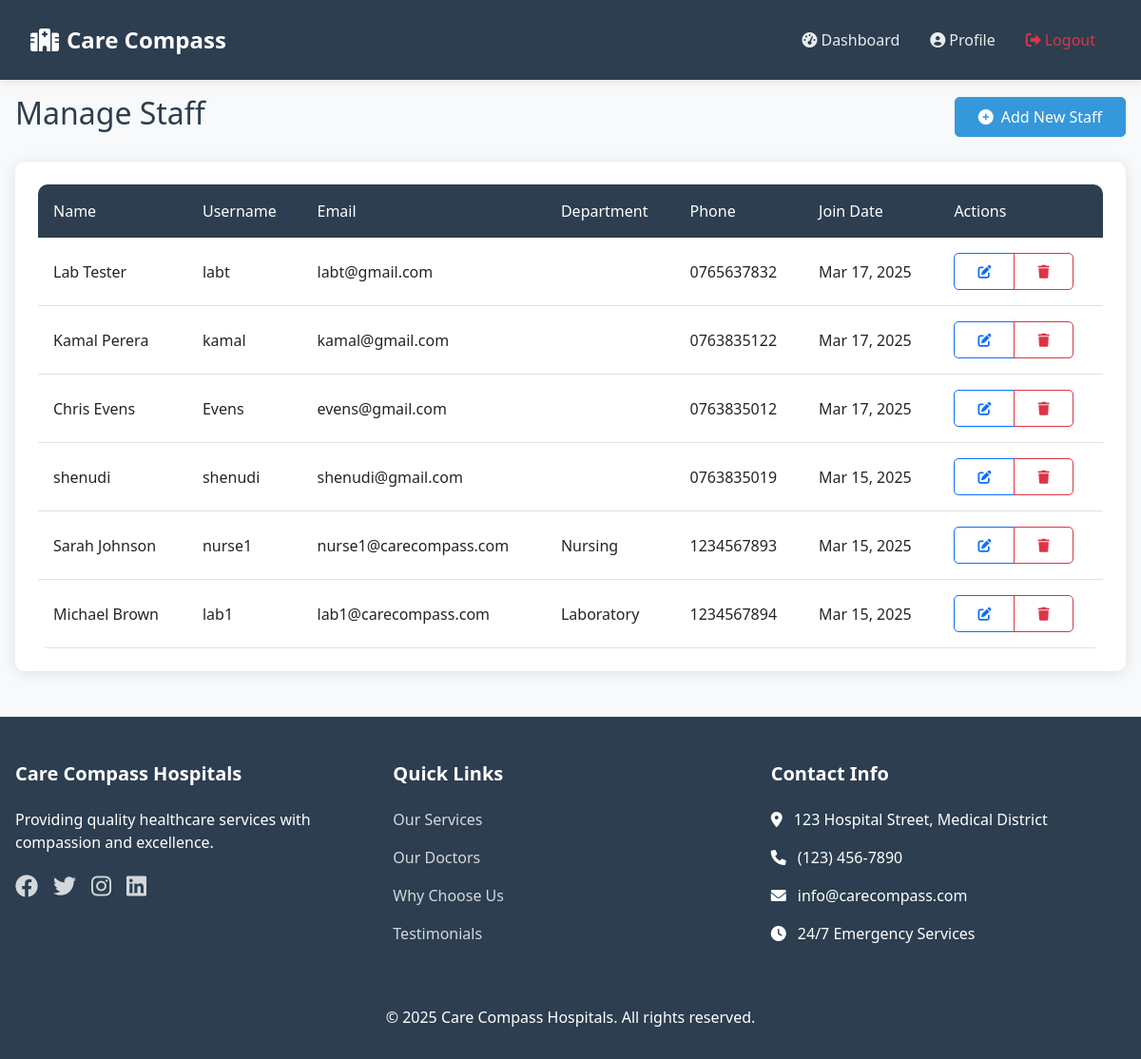
Page /admin/manage_staff.php (signed in) on the committed database.
### tables this page shows
CREATE TABLE users (
                id INTEGER PRIMARY KEY AUTOINCREMENT,
                username TEXT UNIQUE NOT NULL,
                password TEXT NOT NULL,
                email TEXT UNIQUE NOT NULL,
                first_name TEXT NOT NULL,
                last_name TEXT,
                phone TEXT,
                user_type TEXT NOT NULL CHECK(user_type IN ("admin", "doctor", "patient", "staff")),
                specialization TEXT,
                last_login DATETIME,
                created_at DATETIME DEFAULT CURRENT_TIMESTAMP
            , consultation_fee DECIMAL(10,2) DEFAULT 0.00);

### admin/manage_staff.php (the view, shortened to what this page needs)
<?php
require_once '../includes/header.php';
$db = getDBConnection();
$stmt = $db->prepare('
    SELECT id, username, email, first_name, last_name, phone, specialization, created_at
    FROM users
    WHERE user_type = "staff"
    ORDER BY created_at DESC
');
$result = $stmt->execute();
?>
<div class="container py-4">
    <div class="d-flex justify-content-between align-items-center mb-4">
        <h2>Manage Staff</h2>
        <button type="button" class="btn btn-primary" data-bs-toggle="modal" data-bs-target="#addStaffModal">
            <i class="fas fa-plus-circle me-2"></i>Add New Staff
        </button>
    </div>
    <div class="card">
        <div class="card-body">
            <div class="table-responsive">
                <table class="table table-hover">
                    <thead>
                        <tr>
                            <th>Name</th>
                            <th>Username</th>
                            <th>Email</th>
                            <th>Department</th>
                            <th>Phone</th>
                            <th>Join Date</th>
                            <th>Actions</th>
                        </tr>
                    </thead>
                    <tbody>
                        <?php
                        while ($staff = $result->fetchArray(SQLITE3_ASSOC)):
                        ?>
                        <tr>
                            <td><?php echo htmlspecialchars($staff['first_name'] . ' ' . $staff['last_name']); ?></td>
                            <td><?php echo htmlspecialchars($staff['username']); ?></td>
                            <td><?php echo htmlspecialchars($staff['email']); ?></td>
                            <td><?php echo htmlspecialchars($staff['specialization']); ?></td>
                            <td><?php echo htmlspecialchars($staff['phone']); ?></td>
                            <td><?php echo date('M j, Y', strtotime($staff['created_at'])); ?></td>
                            <td>
                                <div class="btn-group btn-group-sm">
                                    <button type="button" class="btn btn-outline-primary edit-staff"
                                            data-bs-toggle="modal" data-bs-target="#editStaffModal"
                                            data-id="<?php echo $staff['id']; ?>"
                                            data-firstname="<?php echo htmlspecialchars($staff['first_name']); ?>"
                                            data-lastname="<?php echo htmlspecialchars($staff['last_name']); ?>"
                                            data-email="<?php echo htmlspecialchars($staff['email']); ?>"
                                            data-phone="<?php echo htmlspecialchars($staff['phone']); ?>"
                                            data-specialization="<?php echo htmlspecialchars($staff['specialization']); ?>">
                                        <i class="fas fa-edit"></i>
                                    </button>
                                    <button type="button" class="btn btn-outline-danger delete-staff"
                                            data-id="<?php echo $staff['id']; ?>"
                                            data-name="<?php echo htmlspecialchars($staff['first_name'] . ' ' . $staff['last_name']); ?>">
                                        <i class="fas fa-trash"></i>
                                    </button>
                                </div>
                            </td>
                        </tr>
                        <?php endwhile; ?>
                    </tbody>
                </table>
            </div>
        </div>
    </div>
</div>
<?php require_once '../includes/footer.php'; ?>

### includes/header.php (shortened to what this page needs)
<?php
function getBaseUrl() {
    $path = $_SERVER['PHP_SELF'];
    $directory = dirname($path);
    if (strpos($directory, '/admin') !== false ||
        strpos($directory, '/patient') !== false ||
        strpos($directory, '/staff') !== false ||
        strpos($directory, '/doctor') !== false ||
        strpos($directory, '/lab') !== false) {
        return '..';
    }
    return '.';
}
?>
<!DOCTYPE html>
<html lang="en">
<head>
    <link href="https://cdn.jsdelivr.net/npm/bootstrap@5.3.0/dist/css/bootstrap.min.css" rel="stylesheet">
    <link rel="stylesheet" href="https://cdnjs.cloudflare.com/ajax/libs/font-awesome/6.0.0/css/all.min.css">
    <link rel="stylesheet" href="<?php echo getBaseUrl(); ?>/css/common.css">
</head>
<body>
    <nav class="navbar navbar-expand-lg fixed-top">
        <div class="container">
            <a class="navbar-brand" href="<?php echo getBaseUrl(); ?>/index.php">
                <i class="fas fa-hospital-alt me-2"></i>Care Compass
            </a>
            <div class="collapse navbar-collapse" id="navbarNav">
                <ul class="navbar-nav ms-auto">
                    <?php if (isset($_SESSION['user_id'])): ?>
                        <?php if ($_SESSION['user_type'] === 'admin'): ?>
                            <li class="nav-item">
                                <a class="nav-link" href="<?php echo getBaseUrl(); ?>/admin/dashboard.php">
                                    <i class="fas fa-tachometer-alt me-1"></i>Dashboard
                                </a>
                            </li>
                            <li class="nav-item">
                                <a class="nav-link" href="<?php echo getBaseUrl(); ?>/admin/profile.php">
                                    <i class="fas fa-user-circle me-1"></i>Profile
                                </a>
                            </li>
                        <?php endif; ?>
                        <li class="nav-item">
                            <a class="nav-link text-danger" href="<?php echo getBaseUrl(); ?>/logout.php">
                                <i class="fas fa-sign-out-alt me-1"></i>Logout
                            </a>
                        </li>
                    <?php endif; ?>
                </ul>
            </div>
        </div>
    </nav>

### includes/footer.php (shortened to what this page needs)
    <footer>
    <div class="container">
        <div class="row">
            <div class="col-md-4 mb-4">
                <h4 class="footer-title">Care Compass Hospitals</h4>
                <p>Providing quality healthcare services with compassion and excellence.</p>
                <div class="social-links mt-3">
                    <a href="#"><i class="fab fa-facebook"></i></a>
                    <a href="#"><i class="fab fa-twitter"></i></a>
                    <a href="#"><i class="fab fa-instagram"></i></a>
                    <a href="#"><i class="fab fa-linkedin"></i></a>
                </div>
            </div>
            <div class="col-md-4 mb-4">
                <h4 class="footer-title">Quick Links</h4>
                <ul class="footer-links">
                    <li><a href="<?php echo getBaseUrl(); ?>/#services">Our Services</a></li>
                    <li><a href="<?php echo getBaseUrl(); ?>/#doctors">Our Doctors</a></li>
                    <li><a href="<?php echo getBaseUrl(); ?>/#features">Why Choose Us</a></li>
                    <li><a href="<?php echo getBaseUrl(); ?>/#testimonials">Testimonials</a></li>
                </ul>
            </div>
            <div class="col-md-4 mb-4">
                <h4 class="footer-title">Contact Info</h4>
                <ul class="footer-links">
                    <li><i class="fas fa-map-marker-alt me-2"></i> 123 Hospital Street, Medical District</li>
                    <li><i class="fas fa-phone me-2"></i> (123) 456-7890</li>
                    <li><i class="fas fa-envelope me-2"></i> info@carecompass.com</li>
                    <li><i class="fas fa-clock me-2"></i> 24/7 Emergency Services</li>
                </ul>
            </div>
        </div>
        <div class="text-center mt-4">
            <p>&copy; <?php echo date('Y'); ?> Care Compass Hospitals. All rights reserved.</p>
        </div>
    </div>
</footer>

### css/common.css (style rules this page uses)
:root { --primary-color: #2c3e50; --secondary-color: #3498db; --light-bg: #f8f9fa; --dark-text: #2c3e50; --light-text: #6c757d; }
body { font-family: 'Segoe UI', Tahoma, Geneva, Verdana, sans-serif; color: var(--dark-text); min-height: 100vh; display: flex; flex-direction: column; margin: 0; padding-top: 76px; position: relative; background-color: var(--light-bg); }
.navbar { background-color: var(--primary-color); transition: all 0.3s ease; box-shadow: 0 2px 10px rgba(0, 0, 0, 0.1); padding: 1rem; position: fixed; top: 0; left: 0; right: 0; z-index: 1030; }
.navbar-brand { font-size: 1.5rem; font-weight: 600; color: white !important; padding: 0.5rem 0; margin-right: 2rem; }
.navbar-nav { margin-left: auto; align-items: center; }
.nav-link { font-weight: 500; color: rgba(255, 255, 255, 0.9) !important; transition: all 0.3s ease; padding: 0.5rem 1rem !important; position: relative; white-space: nowrap; }
.nav-link.text-danger { color: #dc3545 !important; }
.container { max-width: 1200px; margin: 0 auto; padding: 0 1rem; }
.card { background: white; border: none; border-radius: 10px; box-shadow: 0 2px 15px rgba(0, 0, 0, 0.1); transition: all 0.3s ease; margin-bottom: 1.5rem; }
.card-body { padding: 1.5rem; }
.table-responsive { margin: 0; border-radius: 10px; overflow: hidden; }
.table { margin-bottom: 0; }
.table thead th { background-color: var(--primary-color); color: white; font-weight: 500; border: none; padding: 1rem; }
.table td { padding: 1rem; vertical-align: middle; }
footer { background-color: var(--primary-color); color: white; padding: 3rem 0 1rem; margin-top: auto; width: 100%; flex-shrink: 0; }
.footer-title { color: white; font-size: 1.25rem; margin-bottom: 1.5rem; font-weight: 600; }
.footer-links { list-style: none; padding: 0; margin: 0; }
.footer-links li { margin-bottom: 1rem; }
.footer-links a { color: rgba(255, 255, 255, 0.8); text-decoration: none; transition: color 0.3s ease; display: inline-block; }
.social-links { display: flex; gap: 1rem; flex-wrap: wrap; }
.social-links a { color: rgba(255, 255, 255, 0.8); font-size: 1.5rem; transition: all 0.3s ease; }
.btn { padding: 0.5rem 1.5rem; font-weight: 500; border-radius: 5px; transition: all 0.3s ease; }
.btn-primary { background-color: var(--secondary-color); border-color: var(--secondary-color); }

### rows in the picture
users: first_name+last_name "Lab Tester", username "labt", email "labt@gmail.com", phone "0765637832", created_at "Mar 17, 2025"
users: first_name+last_name "Kamal Perera", username "kamal", email "kamal@gmail.com", phone "0763835122", created_at "Mar 17, 2025"
users: first_name+last_name "Chris Evens", username "Evens", email "evens@gmail.com", phone "0763835012", created_at "Mar 17, 2025"
users: first_name+last_name "shenudi", username "shenudi", email "shenudi@gmail.com", phone "0763835019", created_at "Mar 15, 2025"
users: first_name+last_name "Sarah Johnson", username "nurse1", email "nurse1@carecompass.com", specialization "Nursing", phone "1234567893", created_at "Mar 15, 2025"
users: first_name+last_name "Michael Brown", username "lab1", email "lab1@carecompass.com", specialization "Laboratory", phone "1234567894", created_at "Mar 15, 2025"
